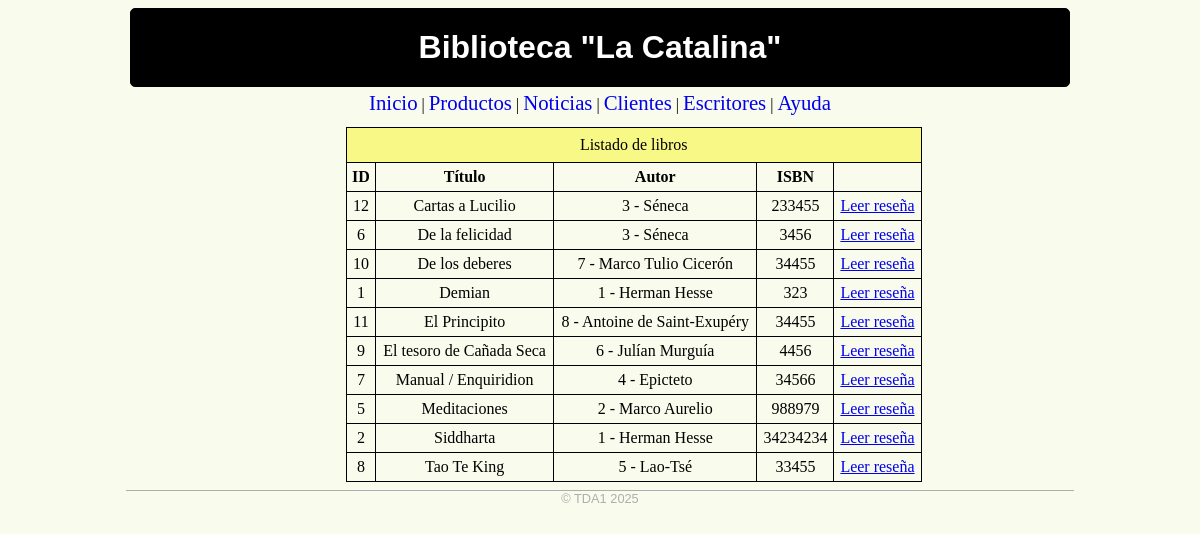
/libros/libros-listar.php, run on the app's committed database.
### tables this page shows
CREATE TABLE `libros` (
  `libid` int(11) NOT NULL,
  `libnom` varchar(100) NOT NULL,
  `libautor` int(11) NOT NULL,
  `libisbn` int(13) NOT NULL
);

CREATE TABLE `autores` (
  `autid` int(11) NOT NULL,
  `autnom` varchar(100) NOT NULL,
  `autdob` date DEFAULT NULL
);

### libros/libros-listar.php (the view, shortened to what this page needs)
<?php
require('./db.php');
?>
<html>
<head>
<link href='./estilo-diagramacion.css' rel='stylesheet' type='text/css'>
</head>
<body>
<div class='contenedor'>
	<header>
	<a href='/'>Biblioteca "La Catalina"</a>
	</header>
	<nav>
	<a href='#'>Inicio</a> |
	<a href='#'>Productos</a> |
	<a href='#'>Noticias</a> |
	<a href='#'>Clientes</a> |
	<a href='#'>Escritores</a> |
	<a href='#'>Ayuda</a>
	</nav>
	<section>
	</section>
<article>
<table class='tablita'>
<caption>Listado de libros</caption>
<tr>
	<th>ID</th>
	<th>T&iacute;tulo</th>
	<th>Autor</th>
	<th>ISBN</th>
	<th></th>
</tr>
<?php
$sql = "SELECT * FROM libros ";
$sql .= "INNER JOIN autores ON libros.libautor = autores.autid ";
$sql .= "ORDER BY libnom";
$result = mysqli_query($conn, $sql);
while($row = mysqli_fetch_array($result, MYSQLI_ASSOC)){
	echo "<tr>\n";
	echo "<td>".$row['libid']."</td>\n";
	echo "<td>".$row['libnom']."</td>\n";
	echo "<td>".$row['autid']." - ".$row['autnom']."</td>\n";
	echo "<td>".$row['libisbn']."</td>\n";
	echo "<td><a href='./libros-ver-resenia.php?libid=".$row['libid']."'>Leer rese&ntilde;a</td>\n";
	echo "</tr>\n";
}
?>
</table>
</article>
<footer>
	&copy; TDA1 2025
</footer>
</div>
</body>
</html>

### libros/estilo-diagramacion.css (style rules this page uses)
body { background: #f9fbec; }
.contenedor { width: 80%; min-width: 600px; margin: 0 auto; }
header { border: 1px solid #000000; border-radius: 5px; font-family: Arial, Helvetica, sans-serif; margin: 4px; text-align: center; padding: 20px; background: #000000 url('./images/gloomy-stripes-dark-background-tile.jpg'); }
header a { color: #ffffff; text-decoration: none; font-size: 200%; font-weight: bold; }
nav { text-align: center; margin: 4px; }
nav a { text-decoration: none; font-size: 130%; }
section { width: 18%; border:#eb2cc5; margin: 4px 0 4px 4px; padding: 4px; float: left; }
article { width: 76%; border:#1723d0; float: right; margin: 4px 4px 4px 0; padding: 4px; }
footer { clear:both; text-align: center; font-family: Arial, Helvetica, sans-serif; font-size: 80%; color: #afadad; border-top: 1px solid #afadad; }
.tablita { border: 1px solid #000000; border-collapse: collapse; width: 80%; }
.tablita td, .tablita th { border: 1px solid #000000; padding: 5px; text-align: center; }
.tablita caption { border: 1px solid #000000; border-bottom: 0; padding: 8px; background: #f8f887; }

### data on the page
libros: libid "12", libnom "Cartas a Lucilio", libautor.autid "3", libautor.autnom "Séneca", libisbn "233455"
libros: libid "6", libnom "De la felicidad", libautor.autid "3", libautor.autnom "Séneca", libisbn "3456"
libros: libid "10", libnom "De los deberes", libautor.autid "7", libautor.autnom "Marco Tulio Cicerón", libisbn "34455"
libros: libid "1", libnom "Demian", libautor.autid "1", libautor.autnom "Herman Hesse", libisbn "323"
libros: libid "11", libnom "El Principito", libautor.autid "8", libautor.autnom "Antoine de Saint-Exupéry", libisbn "34455"
libros: libid "9", libnom "El tesoro de Cañada Seca", libautor.autid "6", libautor.autnom "Julían Murguía", libisbn "4456"
libros: libid "7", libnom "Manual / Enquiridion", libautor.autid "4", libautor.autnom "Epicteto", libisbn "34566"
libros: libid "5", libnom "Meditaciones", libautor.autid "2", libautor.autnom "Marco Aurelio", libisbn "988979"
libros: libid "2", libnom "Siddharta", libautor.autid "1", libautor.autnom "Herman Hesse", libisbn "34234234"
libros: libid "8", libnom "Tao Te King", libautor.autid "5", libautor.autnom "Lao-Tsé", libisbn "33455"
